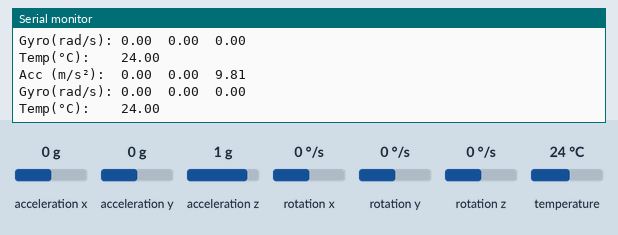
Simulated run of this sketch. Board: ESP32. On the bench: the last lines printed to the serial monitor. Inputs (shaded band) come from the test bench; at power-on: acceleration x 0 g, acceleration y 0 g, acceleration z 1 g, rotation x 0 °/s, rotation y 0 °/s, rotation z 0 °/s, temperature 24 °C.

Above: at 1.3 s.
1.4 s: acceleration x set to -1.4 g
At 2.7 s:
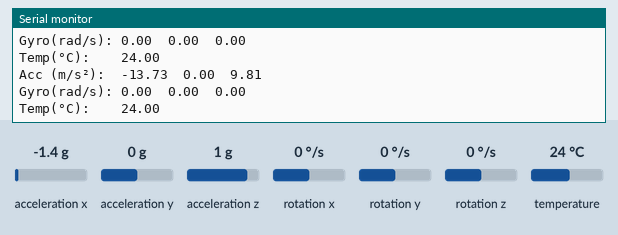
2.9 s: acceleration y set to -1.4 g
At 3.8 s:
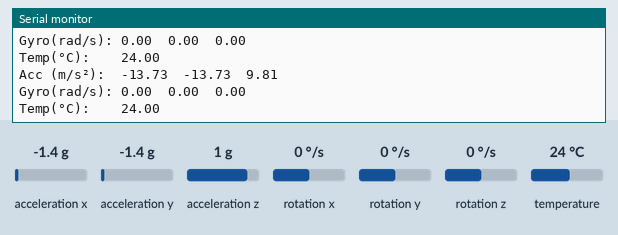
4.4 s: acceleration z set to -1.4 g
At 5.7 s:
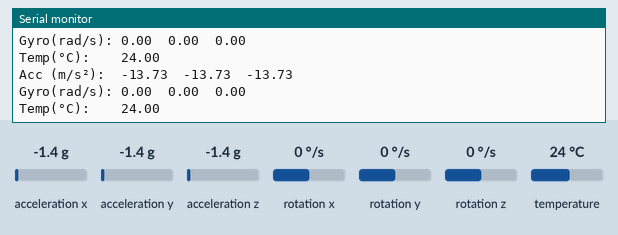
5.9 s: rotation x set to -192 °/s
At 6.6 s:
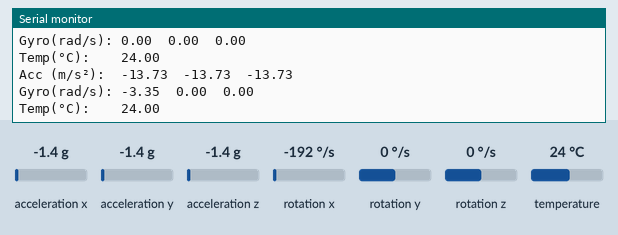
7.4 s: rotation y set to -192 °/s
At 8.9 s:
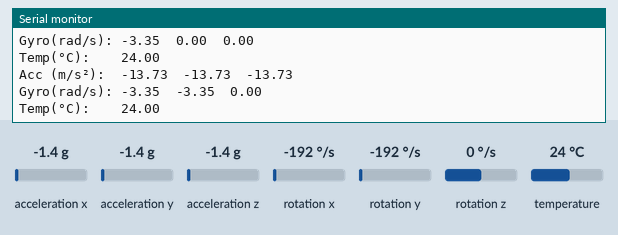

Measured:
- after the input at 1.4 s, the serial monitor: prints a new line after 0.71 s (image 1)
- after the input at 2.9 s, the serial monitor: prints a new line after 0.21 s (image 2)
- after the input at 4.4 s, the serial monitor: prints a new line after 0.72 s (image 3)
- after the input at 5.9 s, the serial monitor: prints a new line after 0.23 s (image 4)
- after the input at 7.4 s, the serial monitor: prints a new line after 0.74 s (image 5)

The sketch:

IMU.ino
```cpp
#include <Adafruit_MPU6050.h>
#include <Wire.h>

Adafruit_MPU6050 mpu;

void setup() {
  Serial.begin(115200);
  if (!mpu.begin()) { Serial.println("MPU6050 not found"); while (true) delay(10); }

  mpu.setAccelerometerRange(MPU6050_RANGE_8_G);   // ±8 g
  mpu.setGyroRange        (MPU6050_RANGE_500_DEG); // ±500 °/s
  mpu.setFilterBandwidth  (MPU6050_BAND_21_HZ);    // 21 Hz
  delay(100);
}

void loop() {
  sensors_event_t a, g, t;
  mpu.getEvent(&a, &g, &t);

  Serial.printf(
    "Acc (m/s²):  %.2f  %.2f  %.2f\n"
    "Gyro(rad/s): %.2f  %.2f  %.2f\n"
    "Temp(°C):    %.2f\n\n",
    a.acceleration.x, a.acceleration.y, a.acceleration.z,
    g.gyro.x,        g.gyro.y,        g.gyro.z,
    t.temperature
  );
  delay(1000);
}
```
